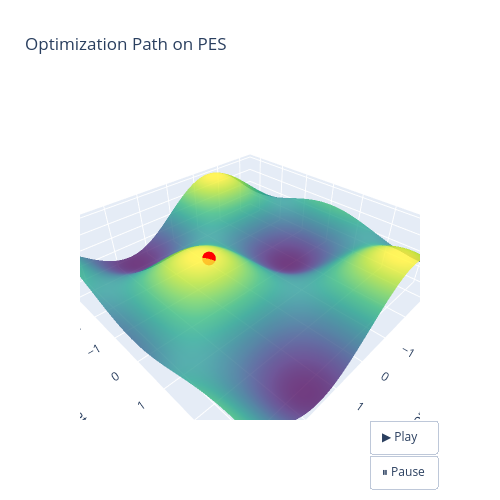

The notebook cell saved with this chart:
### Markdown cell above
Gradient descent:

$\mathbf{x_{n+1}} = \mathbf{x_{n}} - \eta \nabla f(\mathbf{x_{n}})$

where $\eta$ is the step size or learning rate.<br><br>

For 3D caresian coordinate system,<br><br>
$\nabla f(\mathbf{x_{n}}) = \frac{\partial f}{\partial x}\mathbf{i} + \frac{\partial f}{\partial y}\mathbf{j} + \frac{\partial f}{\partial z}\mathbf{k}$

where **i**,**j**,**k** are the standard unit vectors in the direction of x,y,z 


---

### Code cell
import numpy as np
import plotly.graph_objects as go

# 1. Define the function and its gradient
def f(x, y):
    return np.sin(x) * np.cos(y)

def grad_f(x, y):
    # Partial derivatives for gradient descent
    df_dx = np.cos(x) * np.cos(y)
    df_dy = -np.sin(x) * np.sin(y)
    return np.array([df_dx, df_dy])

# 2. Generate the background PES grid
x_grid = np.linspace(-3.5, 3.5, 150)
y_grid = np.linspace(-3.5, 3.5, 150)
X, Y = np.meshgrid(x_grid, y_grid)
Z = f(X, Y)

# 3. Simulate Optimization Path (Gradient Descent)
current_pos = np.array([1.48, 0.2])  # Starting coordinates
#current_pos = np.array([1.48, 0.0])  # Starting coordinates
learning_rate = 0.2
# learning_rate = 2.2
iterations = 50

path_x = [current_pos[0]]
path_y = [current_pos[1]]
path_z = [f(current_pos[0], current_pos[1])]

for _ in range(iterations):
    grad = grad_f(current_pos[0], current_pos[1])
    current_pos = current_pos - learning_rate * grad  # Step towards minimum
    path_x.append(current_pos[0])
    path_y.append(current_pos[1])
    path_z.append(f(current_pos[0], current_pos[1]))


fig = go.Figure()
# Add static PES surface
fig.add_trace(go.Surface(
    z=Z, x=x_grid, y=y_grid, 
    colorscale='Viridis', 
    opacity=0.8,
    showscale=False
))

# Add the moving red dot (initialized at step 0)
fig.add_trace(go.Scatter3d(
    x=[path_x[0]], y=[path_y[0]], z=[path_z[0]],
    mode='markers',
    marker=dict(color='red', size=8, symbol='circle'),
    name='Optimizer'
))

# 5. Create Animation Frames
frames = []
for i in range(len(path_x)):
    frames.append(go.Frame(
        data=[
            go.Surface(),  # Keep surface static by passing empty placeholder
            go.Scatter3d(x=[path_x[i]], y=[path_y[i]], z=[path_z[i]])  # Move the dot
        ],
        name=f'step{i}'
    ))
fig.frames = frames

# 6. Add Animation Controls & Layout
fig.update_layout(
    title='Optimization Path on PES',
    autosize=False,
    width=500,
    height=500,
    scene=dict(
        xaxis=dict(title='Coordinate 1', range=[-3.5, 3.5]),
        yaxis=dict(title='Coordinate 2', range=[-3.5, 3.5]),
        zaxis=dict(title='Potential Energy', range=[-1.1, 1.1])
    ),
    updatemenus=[dict(
        type='buttons',
        showactive=False,
        y=0,
        x=1.05,
        xanchor='right',
        yanchor='top',
        buttons=[
            dict(
                label='▶ Play',
                method='animate',
                args=[None, dict(frame=dict(duration=100, redraw=True), fromcurrent=True)]
            ),
            dict(
                label='⏸ Pause',
                method='animate',
                args=[[None], dict(frame=dict(duration=0, redraw=False), mode='immediate')]
            )
        ]
    )]
)

fig.show()

### Figure 1 — Plotly figure (JSON) as saved in the notebook; plotly's stock layout.template omitted (floating-point values rounded to 4 significant figures; data arrays with more than 128 entries replaced by an {"elided": "..."} marker saying what was removed)
{"data": [{"colorscale": [[0, "#440154"], [0.1111, "#482878"], [0.2222, "#3e4989"], [0.3333, "#31688e"], [0.4444, "#26828e"], [0.5556, "#1f9e89"], [0.6667, "#35b779"], [0.7778, "#6ece58"], [0.8889, "#b5de2b"], [1, "#fde725"]], "opacity": 0.8, "showscale": false, "type": "surface", "x": {"elided": "150 float values"}, "y": {"elided": "150 float values"}, "z": {"elided": "150x150 float values"}}, {"marker": {"color": "red", "size": 8, "symbol": "circle"}, "mode": "markers", "name": "Optimizer", "type": "scatter3d", "x": [1.48], "y": [0.2], "z": [0.976]}], "layout": {"autosize": false, "height": 500, "scene": {"xaxis": {"range": [-3.5, 3.5], "title": {"text": "Coordinate 1"}}, "yaxis": {"range": [-3.5, 3.5], "title": {"text": "Coordinate 2"}}, "zaxis": {"range": [-1.1, 1.1], "title": {"text": "Potential Energy"}}}, "title": {"text": "Optimization Path on PES"}, "updatemenus": [{"buttons": [{"args": [null, {"frame": {"duration": 100, "redraw": true}, "fromcurrent": true}], "label": "▶ Play", "method": "animate"}, {"args": [[null], {"frame": {"duration": 0, "redraw": false}, "mode": "immediate"}], "label": "⏸ Pause", "method": "animate"}], "showactive": false, "type": "buttons", "x": 1.05, "xanchor": "right", "y": 0, "yanchor": "top"}], "width": 500}}
